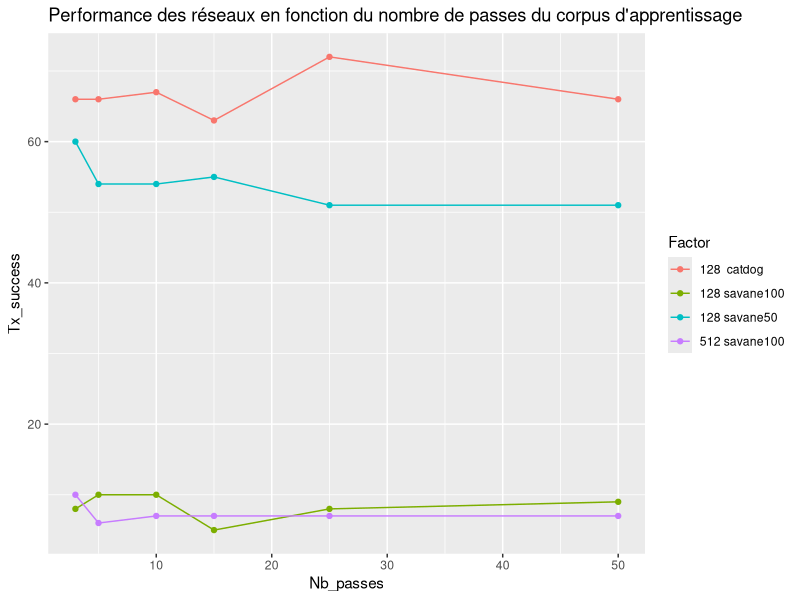

Reproduce this figure in R. (Note: this script raises an error after producing the figure.)
## ---- chunk 1
knitr::opts_chunk$set(echo = TRUE)
## ---- chunk 2
library(ggplot2)

models <- read.csv("models.csv", sep=",",
                   colClasses = c(rep("numeric",2), "character", 
                                  rep("numeric",2), "character", 
                                  rep("numeric",2)), 
                   na.strings = "NA")

str(models)

names(models) <- c("Nb_classes", "Nb_neuro", "Dataset_train", "Nb_image_train", "Nb_passes", "Dataset_test", "Nb_image_test", "Tx_success")
models$Factor <- paste(models$Nb_neuro, models$Dataset_train)

#Graphe Tx de succés selon le nb de passes

png("plot1.png", width = 800, height = 600)
qplot(Nb_passes, Tx_success, data = models, color=Factor, geom = c("point", "line"), main = "Performance des réseaux en fonction du nombre de passes du corpus d'apprentissage")
dev.off()
## ---- chunk 3

#Inclure le png du chunk r plot1

knitr::include_graphics("plot1.png")

